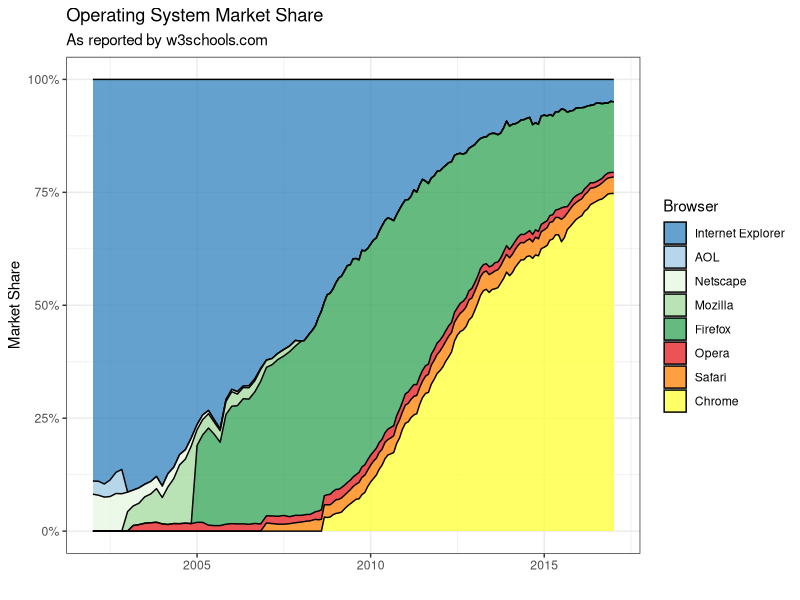
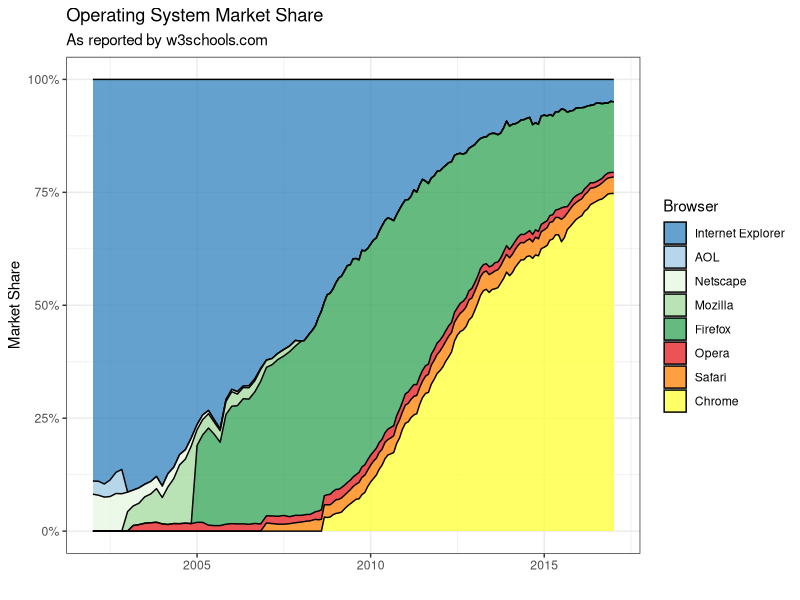

These charts were generated, in order, by the following R code:
# Load libraries, Set working directory, load dataset
# setwd("C:/Path/To/Folder")
library(readr)
library(reshape2)
library(ggplot2)
library(RColorBrewer)
library(scales)
browser <- read_csv("browser.csv")

# Add "date" to columns
browser$date<-as.Date(paste(browser$month,browser$year, 1),"%B %Y %e")

# Put browser into columnar format. Create column for family.
browser<-melt(browser, id=c("month","year","date"))
browser$family<-NA

# Assign family to each variable
browser[browser$variable=="Chrome",]$family<-"Google"#
browser[browser$variable=="IE",]$family<-"Microsoft"#
browser[browser$variable=="Firefox",]$family<-"Mozilla"#
browser[browser$variable=="Safari",]$family<-"Apple"
browser[browser$variable=="Opera",]$family<-"Opera"
browser[browser$variable=="Mozilla",]$family<-"Mozilla"#
browser[browser$variable=="Netscape",]$family<-"Mozilla"#
browser[browser$variable=="AOL",]$family<-"AOL"#

# Order factors
browser$variable<-factor(browser$variable, levels =
                      c("IE", "AOL", "Netscape", "Mozilla",
                        "Firefox", "Opera","Safari","Chrome"))

# Final plot of all data
ggplot(browser,aes(date,value))+
  geom_area(position="fill",aes(fill=variable),color="black",alpha=.75)+
  scale_fill_manual("Browser",values=c(
    # IE and AOL
    rev(brewer.pal(3,"Blues")[2:3]),
    # Firefox Family
    brewer.pal(3,"Greens"),
    # Opera et al.
    brewer.pal(9,"Set1")[c(1,5,6)]),
    labels=c("Internet Explorer", "AOL", "Netscape", "Mozilla",
               "Firefox", "Opera","Safari","Chrome"))+
  scale_y_continuous(labels=scales::percent)+
  labs(title="Operating System Market Share",
       subtitle="As reported by w3schools.com",
       x="",
       y="Market Share")+
  theme_bw()
ggsave("Browser Share.png",height=9,width=16,dpi=120,type="cairo-png")